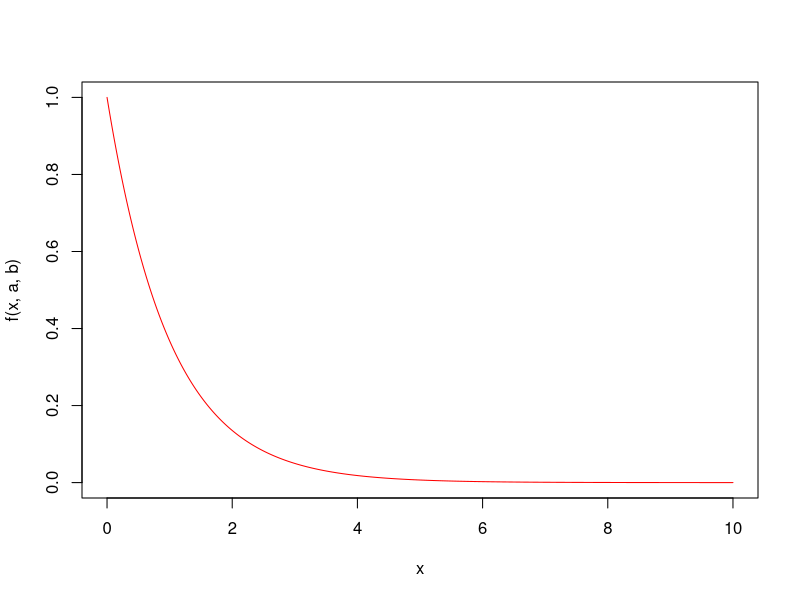

Source code (R):
## ---- chunk 1
a <- 1;b <- 1; x <- seq(0,10,0.01); 
k <- function(a,b) (b^a)/gamma(a); f <- function(x,a,b) k(a,b) * x^(a-1) * exp(-b*x)
plot(x, f(x,a,b),type="l",col="red")
